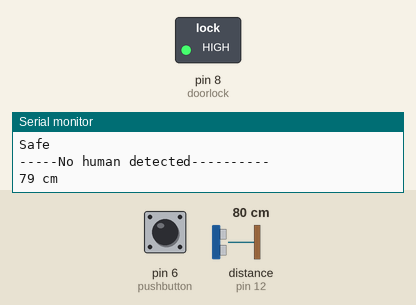
Recording of a sketch running on a simulated Arduino Uno, built with avr-gcc and run on an emulated ATmega328P. On the bench: switched loads named in the sketch (green lamp = pin HIGH), the last lines printed to the serial monitor. Wiring (inferred from the names in the program): ultrasonic range finder: trigger pin 11; echo pin 12. Inputs (shaded band) come from the test bench; at power-on: pin 6 (pushbutton) HIGH, distance to the obstacle (sensor on pin 12) 80 cm. The echo pulse lasts 58.3 µs per cm; pins used as bus, display or sensor lines are not drawn.

Above: at 2.3 s.
2.4 s: pin 6 (pushbutton) pulled LOW for 0.6 s
At 3.1 s:
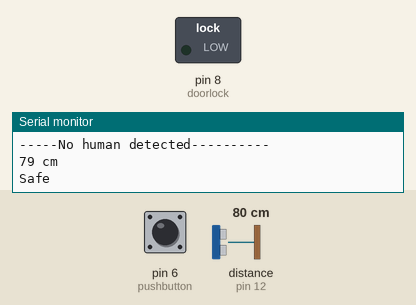
6.0 s: distance to the obstacle (sensor on pin 12) set to 12 cm
9.0 s: distance to the obstacle (sensor on pin 12) set to 9 cm
10.7 s: pin 6 (pushbutton) pulled LOW for 1 s
At 17.6 s:
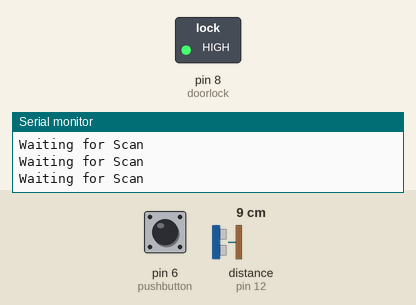
Timing chart, 0 to 18.7 s (numbered marks = the images above; inputs shaded):
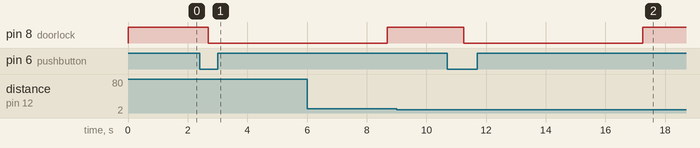

The sketch:

ArduinoBTeC.ino
```cpp
#include <SoftwareSerial.h>
#include <Adafruit_Fingerprint.h>

SoftwareSerial mySerial(2, 3);

#define doorlock 8
#define trigPin 11
#define echoPin 12
#define pushbutton 6

Adafruit_Fingerprint finger = Adafruit_Fingerprint(&mySerial);

int scanned = 0;
unsigned long startTime = millis();
unsigned long intervalTime = 40000UL;
int remainderTime = 0;

void setup() {
  Serial.begin(9600);
  pinMode(trigPin, OUTPUT);
  pinMode(echoPin, INPUT);
  pinMode(doorlock, OUTPUT);
  digitalWrite(doorlock, HIGH);
  digitalWrite(pushbutton, HIGH);
  while (!Serial);
  delay(100);

  // set the data rate for the sensor serial port
  finger.begin(57600);

  if (finger.verifyPassword()) {
    Serial.println("Found fingerprint sensor!");
  } else {
    Serial.println("Did not find fingerprint sensor :(");
    while (1) {
      delay(1);
    }
  }

  finger.getTemplateCount();
  Serial.print("Sensor contains "); Serial.print(finger.templateCount); Serial.println(" templates");
  Serial.println("Waiting for valid finger...");
}

void loop() {
  Serial.println("Safe");
  if (digitalRead(pushbutton) == HIGH) {
    long duration, distance;
    digitalWrite(trigPin, LOW);
    delayMicroseconds(2);
    digitalWrite(trigPin, HIGH);
    delayMicroseconds(10);
    digitalWrite(trigPin, LOW);

    duration = pulseIn(echoPin, HIGH);
    distance = (duration / 2) / 29.1;

    if (distance < 10) {
      Serial.println("Human Detected");
      while (remainderTime < intervalTime) {
        long duration, distance;
        digitalWrite(trigPin, LOW);
        delayMicroseconds(2);
        digitalWrite(trigPin, HIGH);
        delayMicroseconds(10);
        digitalWrite(trigPin, LOW);

        duration = pulseIn(echoPin, HIGH);
        distance = (duration / 2) / 29.1;

        if (distance < 10) {
          if (digitalRead(pushbutton) == LOW) {
            break;
          }
          remainderTime = millis() - startTime;
          getFingerprintIDez();
          delay(50);
          if (scanned == 1) {
            scanned = 0;
            remainderTime = 0;
            startTime = millis();
            break;
          }
          else {
            Serial.println("Waiting for Scan\n");
          }
        } else {
          break;
        }


      }
      if (remainderTime > intervalTime) {
        Serial.println("Sent Notification!");
        Serial.println("Detected!");
        remainderTime = 0;
        startTime = millis();
        delay(3000);
      }
    }
    else {
      Serial.println("-----No human detected----------");
    }

    Serial.print(distance);
    Serial.println(" cm");
    delay(500);
  } else if (digitalRead(pushbutton) == LOW) {
    digitalWrite(doorlock, LOW);
    delay(6000);
    digitalWrite(doorlock, HIGH);
  }
}

uint8_t getFingerprintID() {
  uint8_t p = finger.getImage();
  switch (p) {
    case FINGERPRINT_OK:
      Serial.println("Image taken");
      break;
    case FINGERPRINT_NOFINGER:
      Serial.println("No finger detected");
      return p;
    case FINGERPRINT_PACKETRECIEVEERR:
      Serial.println("Communication error");
      return p;
    case FINGERPRINT_IMAGEFAIL:
      Serial.println("Imaging error");
      return p;
    default:
      Serial.println("Unknown error");
      return p;
  } // OK success!

  p = finger.image2Tz();
  switch (p) {
    case FINGERPRINT_OK:
      Serial.println("Image converted");
      break;
    case FINGERPRINT_IMAGEMESS:
      Serial.println("Image too messy");
      return p;
    case FINGERPRINT_PACKETRECIEVEERR:
      Serial.println("Communication error");
      return p;
    case FINGERPRINT_FEATUREFAIL:
      Serial.println("Could not find fingerprint features");
      return p;
    case FINGERPRINT_INVALIDIMAGE:
      Serial.println("Could not find fingerprint features");
      return p;
    default:
      Serial.println("Unknown error");
      return p;
  }

  // OK converted!
  p = finger.fingerFastSearch();
  if (p == FINGERPRINT_OK) {
    Serial.println("Found a print match!");
  } else if (p == FINGERPRINT_PACKETRECIEVEERR) {
    Serial.println("Communication error");
    return p;
  } else if (p == FINGERPRINT_NOTFOUND) {
    Serial.println("Did not find a match");
    return p;
  } else {
    Serial.println("Unknown error");
    return p;
  }
  // found a match!

  Serial.print("Found ID #"); Serial.print(finger.fingerID);
  Serial.print(" with confidence of "); Serial.println(finger.confidence);
  return finger.fingerID;
}

// returns -1 if failed, otherwise returns ID #
int getFingerprintIDez() {
  uint8_t p = finger.getImage();
  if (p != FINGERPRINT_OK)  return -1;

  p = finger.image2Tz();
  if (p != FINGERPRINT_OK)  return -1;

  p = finger.fingerFastSearch();
  if (p != FINGERPRINT_OK)  return -1;

  // found a match!
  Serial.println("Attendance");
  Serial.println(finger.fingerID);
  digitalWrite(doorlock, LOW);
  delay(6000);
  digitalWrite(doorlock, HIGH);
  scanned = 1;
  return finger.fingerID;
}
```

Measured:
- after the input at 2.4 s, pin 8 (doorlock): HIGH → LOW after 0.28 s
- after the input at 10.7 s, pin 8 (doorlock): HIGH → LOW after 0.54 s, → HIGH 6.0 s later
